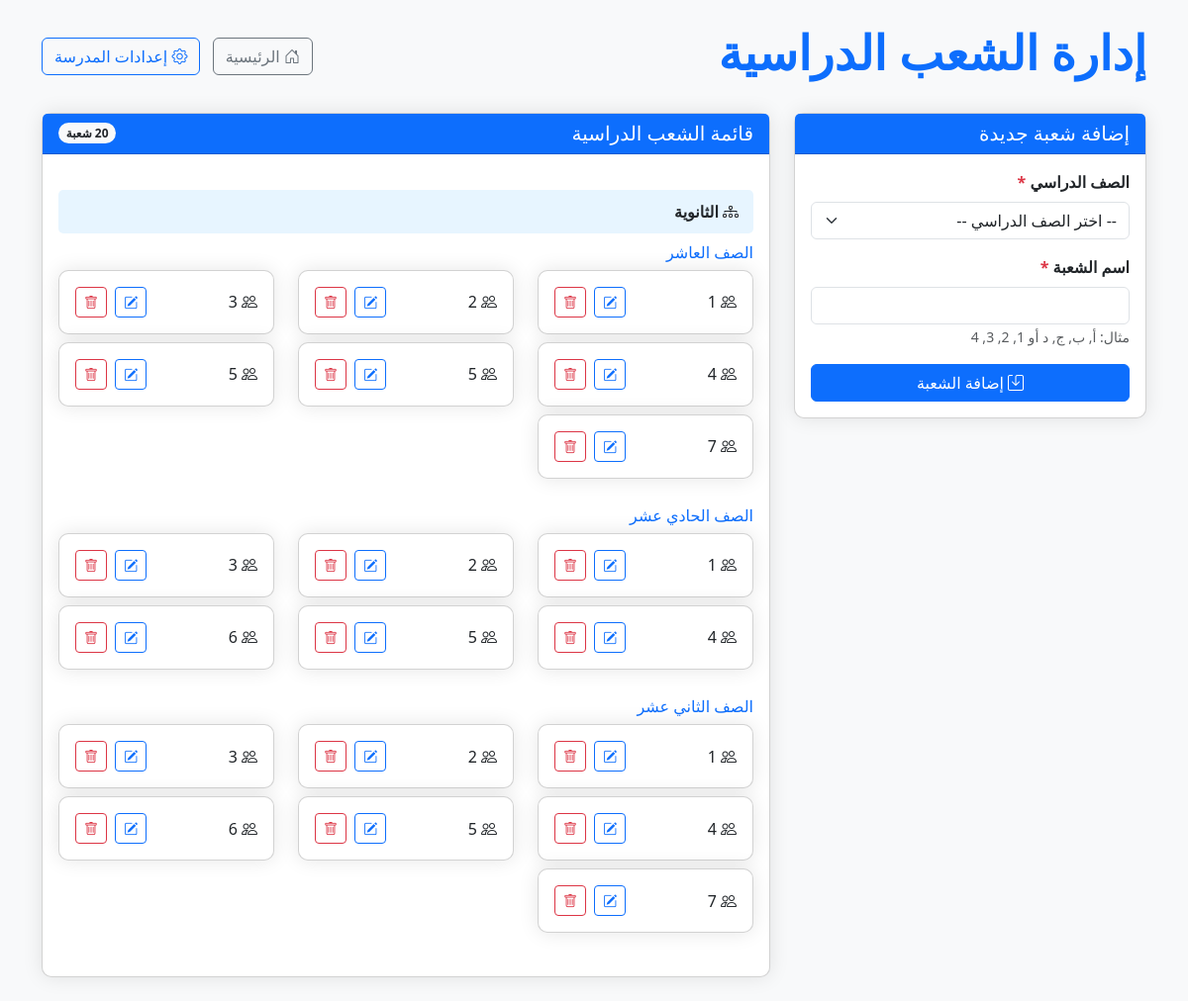
The app's page /sections_management.php, older data.
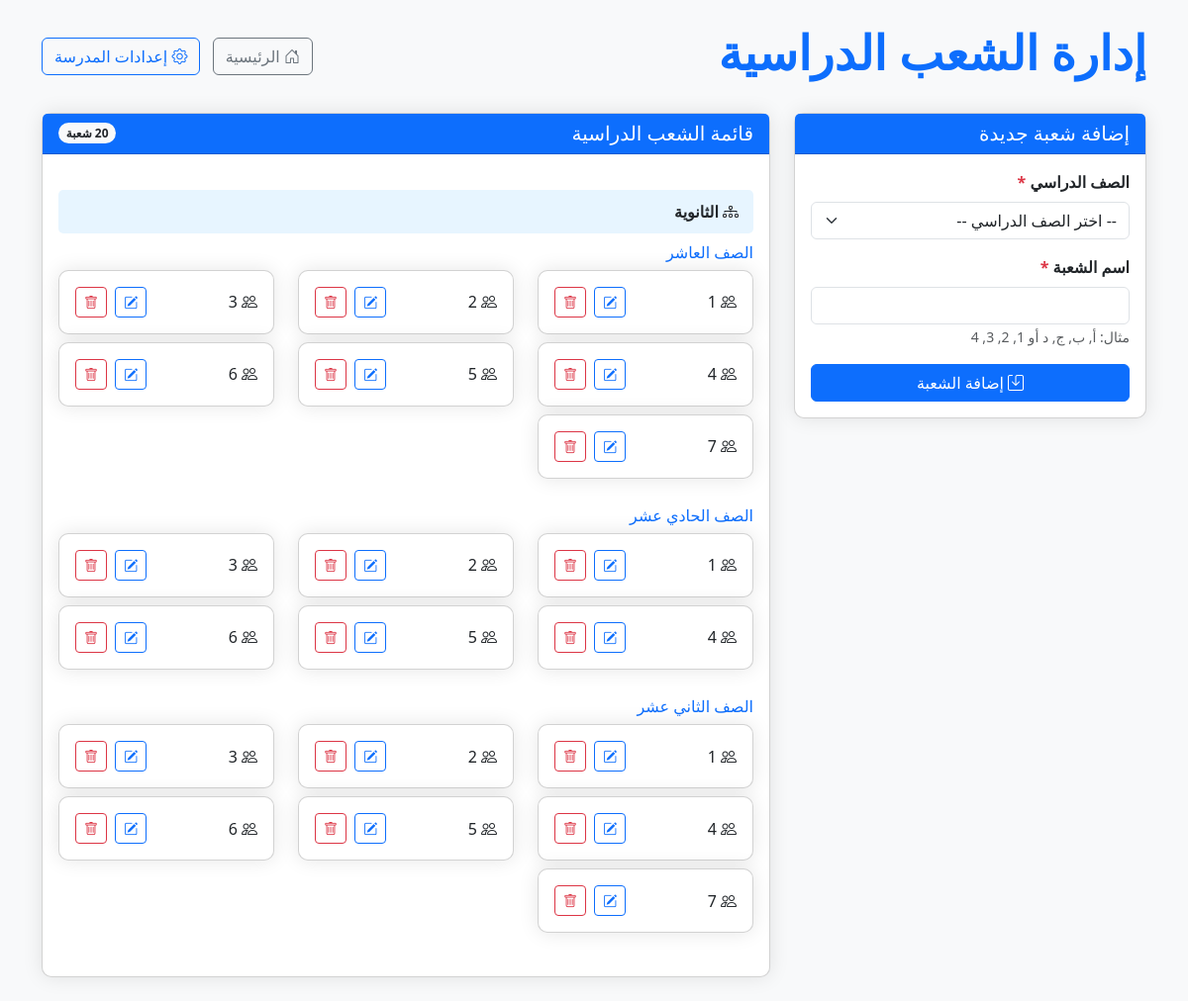
The same page, newer data.
### tables this page shows
CREATE TABLE `sections` (
  `id` int NOT NULL,
  `name` varchar(255) NOT NULL,
  `grade_id` int NOT NULL,
  `school_id` int NOT NULL,
  `created_at` timestamp NULL DEFAULT CURRENT_TIMESTAMP,
  `updated_at` timestamp NULL DEFAULT CURRENT_TIMESTAMP ON UPDATE CURRENT_TIMESTAMP
);

### includes/db_connection.php (called while the page is built, shortened)
<?php
$dsn = "mysql:host=" . DB_HOST . ";dbname=" . DB_NAME . ";charset=" . DB_CHARSET;
$options = [
    PDO::ATTR_ERRMODE            => PDO::ERRMODE_EXCEPTION,
    PDO::ATTR_DEFAULT_FETCH_MODE => PDO::FETCH_ASSOC,
    PDO::ATTR_EMULATE_PREPARES   => false,
];
try {
    $pdo = new PDO($dsn, DB_USER, DB_PASS, $options);
    $pdo->exec("SET NAMES utf8mb4");
    $pdo->exec("SET CHARACTER SET utf8mb4");
    $pdo->exec("SET collation_connection = utf8mb4_unicode_ci");
} catch (PDOException $e) {
    die("فشل الاتصال بقاعدة البيانات: " . $e->getMessage());
}
function query($sql, $params = []) {
    global $pdo;
    $stmt = $pdo->prepare($sql);
    $stmt->execute($params);
    return $stmt->fetchAll();
}
function query_row($sql, $params = []) {
    global $pdo;
    $stmt = $pdo->prepare($sql);
    $stmt->execute($params);
    return $stmt->fetch();
}

### sections_management.php (the view, shortened to what this page needs)
<?php
require_once 'includes/db_connection.php';
$school = query_row("SELECT id FROM schools LIMIT 1");
$school_id = $school['id'];
$section_id = 0;
$section_name = '';
$grade_name = '';
$sections = query("SELECT s.id, s.name, g.name AS grade_name, e.name AS level_name
                  FROM sections s
                  JOIN grades g ON s.grade_id = g.id
                  JOIN educational_levels e ON g.level_id = e.id
                  WHERE s.school_id = ?
                  ORDER BY e.id, g.id, s.name", [$school_id]);
?>
<!DOCTYPE html>
<html lang="ar" dir="rtl">
<head>
    <link rel="stylesheet" href="https://cdn.jsdelivr.net/npm/bootstrap@5.3.0/dist/css/bootstrap.rtl.min.css">
    <link rel="stylesheet" href="https://cdn.jsdelivr.net/npm/bootstrap-icons@1.10.0/font/bootstrap-icons.css">
</head>
<body>
    <div class="container py-4">
        <div class="d-flex justify-content-between align-items-center mb-4">
            <h1 class="display-5 fw-bold text-primary">إدارة الشعب الدراسية</h1>
            <div>
                <a href="index.php" class="btn btn-outline-secondary me-2">
                    <i class="bi bi-house-door"></i> الرئيسية
                </a>
                <a href="school_settings.php" class="btn btn-outline-primary">
                    <i class="bi bi-gear"></i> إعدادات المدرسة
                </a>
            </div>
        </div>
        <div class="row">
            <div class="col-md-4 mb-4">
                <div class="card">
                    <div class="card-header bg-primary text-white">
                        <h5 class="mb-0">
                            <?php echo $section_id > 0 ? 'تعديل الشعبة' : 'إضافة شعبة جديدة'; ?>
                        </h5>
                    </div>
                    <div class="card-body">
                        <form method="post">
                            <div class="mb-3">
                                <label for="grade_id" class="form-label">الصف الدراسي <span class="text-danger">*</span></label>
                                <select class="form-select" id="grade_id" name="grade_id" required>
                                    <option value="">-- اختر الصف الدراسي --</option>
                                </select>
                            </div>
                            <div class="mb-3">
                                <label for="section_name" class="form-label">اسم الشعبة <span class="text-danger">*</span></label>
                                <input type="text" class="form-control" id="section_name" name="section_name" value="<?php echo $section_name; ?>" required>
                                <small class="text-muted">مثال: أ, ب, ج, د أو 1, 2, 3, 4</small>
                            </div>
                            <div class="d-grid gap-2">
                                <button type="submit" class="btn btn-primary">
                                    <i class="bi bi-save"></i>
                                    <?php echo $section_id > 0 ? 'تحديث الشعبة' : 'إضافة الشعبة'; ?>
                                </button>
                            </div>
                        </form>
                    </div>
                </div>
            </div>
            <div class="col-md-8">
                <div class="card">
                    <div class="card-header bg-primary text-white d-flex justify-content-between align-items-center">
                        <h5 class="mb-0">قائمة الشعب الدراسية</h5>
                        <span class="badge bg-light text-dark rounded-pill"><?php echo count($sections); ?> شعبة</span>
                    </div>
                    <div class="card-body">
                        <?php if (empty($sections)): ?>
                            <div class="alert alert-info">
                                لا توجد شعب دراسية مسجلة. يرجى إضافة شعبة جديدة.
                            </div>
                        <?php else: ?>
                            <?php
                            $organized_sections = [];
                            $current_level = '';
                            $current_grade = '';
                            foreach ($sections as $section) {
                                if ($section['level_name'] != $current_level) {
                                    $current_level = $section['level_name'];
                                    $organized_sections[$current_level] = [];
                                }
                                if ($section['grade_name'] != $current_grade) {
                                    $current_grade = $section['grade_name'];
                                    $organized_sections[$current_level][$current_grade] = [];
                                }
                                $organized_sections[$current_level][$current_grade][] = $section;
                            }
                            foreach ($organized_sections as $level_name => $grades):
                            ?>
                                <div class="level-header">
                                    <i class="bi bi-diagram-3"></i> <?php echo $level_name; ?>
                                </div>
                                <?php foreach ($grades as $grade_name => $grade_sections): ?>
                                    <div class="section-group">
                                        <h6 class="text-primary mb-2"><?php echo $grade_name; ?></h6>
                                        <div class="row">
                                            <?php foreach ($grade_sections as $section): ?>
                                                <div class="col-md-4 mb-2">
                                                    <div class="card h-100">
                                                        <div class="card-body p-3 d-flex justify-content-between align-items-center">
                                                            <span><i class="bi bi-people"></i> <?php echo htmlspecialchars($section['name']); ?></span>
                                                            <div>
                                                                <a href="sections_management.php?edit_id=<?php echo $section['id']; ?>" class="btn btn-sm btn-outline-primary me-1">
                                                                    <i class="bi bi-pencil-square"></i>
                                                                </a>
                                                                <a href="#" onclick="confirmDelete(<?php echo $section['id']; ?>, '<?php echo htmlspecialchars($section['name']); ?>')" class="btn btn-sm btn-outline-danger">
                                                                    <i class="bi bi-trash"></i>
                                                                </a>
                                                            </div>
                                                        </div>
                                                    </div>
                                                </div>
                                            <?php endforeach; ?>
                                        </div>
                                    </div>
                                <?php endforeach; ?>
                            <?php endforeach; ?>
                        <?php endif; ?>
                    </div>
                </div>
            </div>
        </div>
    </div>
</body>
</html>

### sections_management.php (style rules this page uses)
body { background-color: #f8f9fa; }
.card { border-radius: 10px; box-shadow: 0 0 20px rgba(0, 0, 0, 0.1); }
.form-label { font-weight: 600; }
.level-header { background-color: #e7f5ff; padding: 10px 15px; border-radius: 5px; margin-top: 20px; margin-bottom: 10px; font-weight: bold; }
.section-group { margin-bottom: 20px; }

Row changes from the older to the newer data that the page shows:
removed sections: name "5", shown under "الصف العاشر"
added sections: name "6", shown under "الصف العاشر"
